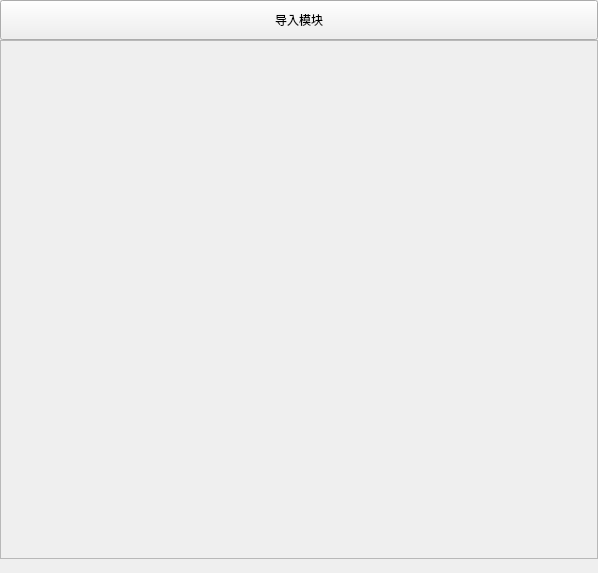
<?xml version="1.0" encoding="UTF-8"?>
<ui version="4.0">
 <class>moduleManager</class>
 <widget class="QWidget" name="moduleManager">
  <property name="geometry">
   <rect>
    <x>0</x>
    <y>0</y>
    <width>598</width>
    <height>573</height>
   </rect>
  </property>
  <property name="windowTitle">
   <string>Form</string>
  </property>
  <layout class="QVBoxLayout" name="verticalLayout">
   <property name="spacing">
    <number>0</number>
   </property>
   <property name="leftMargin">
    <number>0</number>
   </property>
   <property name="topMargin">
    <number>0</number>
   </property>
   <property name="rightMargin">
    <number>0</number>
   </property>
   <property name="bottomMargin">
    <number>0</number>
   </property>
   <item>
    <widget class="QPushButton" name="importModule">
     <property name="sizePolicy">
      <sizepolicy hsizetype="Preferred" vsizetype="Preferred">
       <horstretch>0</horstretch>
       <verstretch>0</verstretch>
      </sizepolicy>
     </property>
     <property name="minimumSize">
      <size>
       <width>0</width>
       <height>40</height>
      </size>
     </property>
     <property name="text">
      <string>导入模块</string>
     </property>
    </widget>
   </item>
   <item>
    <widget class="QScrollArea" name="scrollArea">
     <property name="widgetResizable">
      <bool>true</bool>
     </property>
     <widget class="QWidget" name="scrollAreaWidgetContents">
      <property name="geometry">
       <rect>
        <x>0</x>
        <y>0</y>
        <width>596</width>
        <height>516</height>
       </rect>
      </property>
      <layout class="QVBoxLayout" name="verticalLayout_2">
       <property name="spacing">
        <number>0</number>
       </property>
       <property name="leftMargin">
        <number>0</number>
       </property>
       <property name="topMargin">
        <number>0</number>
       </property>
       <property name="rightMargin">
        <number>0</number>
       </property>
       <property name="bottomMargin">
        <number>0</number>
       </property>
       <item>
        <layout class="QGridLayout" name="content">
         <property name="verticalSpacing">
          <number>40</number>
         </property>
        </layout>
       </item>
      </layout>
     </widget>
    </widget>
   </item>
   <item>
    <widget class="QLabel" name="messageShow">
     <property name="text">
      <string/>
     </property>
    </widget>
   </item>
  </layout>
 </widget>
 <resources/>
 <connections/>
</ui>
